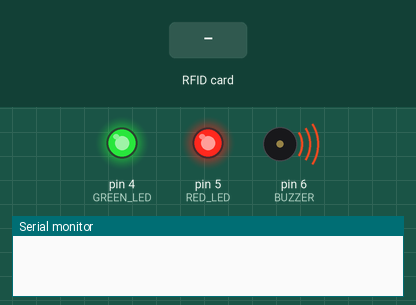
Simulated run of this sketch. Board: Arduino Uno, built with avr-gcc and run on an emulated ATmega328P. Parts: output pins drawn as LEDs (lit = HIGH), buzzer (waves = sounding, pin HIGH), the last lines printed to the serial monitor. The inputs (shaded band) are chosen by the test bench. Pins used as bus, display or sensor lines are not drawn.

Above: at 0.1 s.
At 1.6 s:
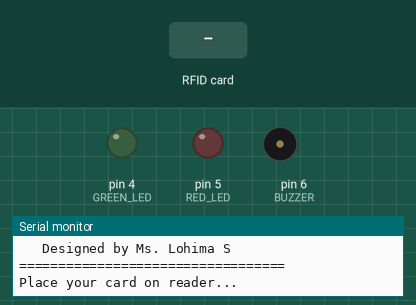
1.7 s: RFID card 5E 7A 19 C4 held to the reader
At 1.88 s:
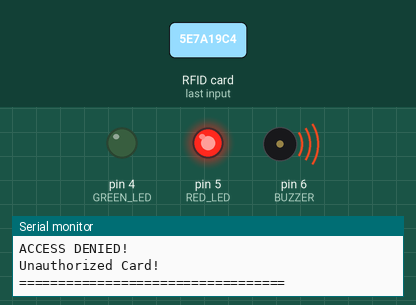
Timing chart, 0 to 4.7 s (numbered marks = the images above; inputs shaded):
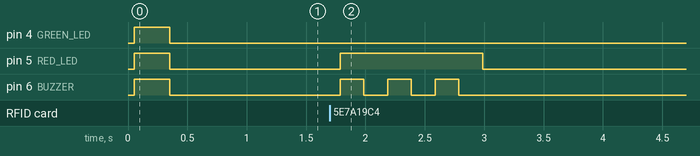

Measured:
- after the input at 1.7 s, pin 5 (RED_LED): LOW → HIGH after 0.09 s, → LOW 1.2 s later; pin 6 (BUZZER): alternates HIGH for 0.20 s and LOW for 0.20 s, 6 changes in all, then stays LOW, starting after 0.09 s

The sketch:

RFID_Access_Control_System.ino
```cpp
#include <SPI.h>
#include <MFRC522.h>

#define SS_PIN 10
#define RST_PIN 9
#define GREEN_LED 4
#define RED_LED 5
#define BUZZER 6

MFRC522 mfrc522(SS_PIN, RST_PIN);

void setup() {
  Serial.begin(9600);
  SPI.begin();
  mfrc522.PCD_Init();

  pinMode(GREEN_LED, OUTPUT);
  pinMode(RED_LED, OUTPUT);
  pinMode(BUZZER, OUTPUT);

  digitalWrite(GREEN_LED, HIGH);
  digitalWrite(RED_LED, HIGH);
  digitalWrite(BUZZER, HIGH);
  delay(300);
  digitalWrite(GREEN_LED, LOW);
  digitalWrite(RED_LED, LOW);
  digitalWrite(BUZZER, LOW);

  Serial.println("==================================");
  Serial.println("   RFID Access Control System    ");
  Serial.println("   Designed by Ms. Lohima S      ");
  Serial.println("==================================");
  Serial.println("Place your card on reader...");
}

void accessGranted() {
  Serial.println("==================================");
  Serial.println("ACCESS GRANTED!");
  Serial.println("Welcome Lohima!");
  Serial.println("==================================");
  digitalWrite(GREEN_LED, HIGH);
  digitalWrite(BUZZER, HIGH);
  delay(500);
  digitalWrite(BUZZER, LOW);
  delay(2000);
  digitalWrite(GREEN_LED, LOW);
}

void accessDenied() {
  Serial.println("==================================");
  Serial.println("ACCESS DENIED!");
  Serial.println("Unauthorized Card!");
  Serial.println("==================================");
  digitalWrite(RED_LED, HIGH);
  for (int i = 0; i < 3; i++) {
    digitalWrite(BUZZER, HIGH);
    delay(200);
    digitalWrite(BUZZER, LOW);
    delay(200);
  }
  digitalWrite(RED_LED, LOW);
}

void loop() {
  if (!mfrc522.PICC_IsNewCardPresent()) return;
  if (!mfrc522.PICC_ReadCardSerial()) return;

  // Print UID
  Serial.print("Card UID: ");
  for (byte i = 0; i < mfrc522.uid.size; i++) {
    Serial.print(mfrc522.uid.uidByte[i], HEX);
    Serial.print(" ");
  }
  Serial.println();

  // Check UID bytes directly
  // Blue Card UID = 01 02 03 04
  if (mfrc522.uid.uidByte[0] == 0x01 &&
      mfrc522.uid.uidByte[1] == 0x02 &&
      mfrc522.uid.uidByte[2] == 0x03 &&
      mfrc522.uid.uidByte[3] == 0x04) {
    accessGranted();
  } else {
    accessDenied();
  }

  mfrc522.PICC_HaltA();
  mfrc522.PCD_StopCrypto1();

  Serial.println("Place your card on reader...");
  delay(1000);
}
```
